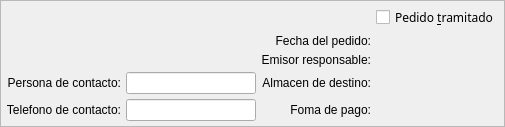
    <widget class="QFrame" name="frame" >
     <property name="sizePolicy" >
      <sizepolicy>
       <hsizetype>5</hsizetype>
       <vsizetype>1</vsizetype>
       <horstretch>0</horstretch>
       <verstretch>0</verstretch>
      </sizepolicy>
     </property>
     <property name="frameShape" >
      <enum>QFrame::StyledPanel</enum>
     </property>
     <property name="frameShadow" >
      <enum>QFrame::Raised</enum>
     </property>
     <layout class="QGridLayout" >
      <property name="margin" >
       <number>5</number>
      </property>
      <property name="spacing" >
       <number>5</number>
      </property>
      <item row="4" column="2" >
       <widget class="QLabel" name="m_lblalmacen_2" >
        <property name="sizePolicy" >
         <sizepolicy>
          <hsizetype>1</hsizetype>
          <vsizetype>5</vsizetype>
          <horstretch>0</horstretch>
          <verstretch>0</verstretch>
         </sizepolicy>
        </property>
        <property name="text" >
         <string>Foma de pago:</string>
        </property>
        <property name="alignment" >
         <set>Qt::AlignRight|Qt::AlignTrailing|Qt::AlignVCenter</set>
        </property>
       </widget>
      </item>
      <item row="3" column="2" >
       <widget class="QLabel" name="m_lblalmacen" >
        <property name="sizePolicy" >
         <sizepolicy>
          <hsizetype>1</hsizetype>
          <vsizetype>5</vsizetype>
          <horstretch>0</horstretch>
          <verstretch>0</verstretch>
         </sizepolicy>
        </property>
        <property name="text" >
         <string>Almacen de destino:</string>
        </property>
        <property name="alignment" >
         <set>Qt::AlignRight|Qt::AlignTrailing|Qt::AlignVCenter</set>
        </property>
       </widget>
      </item>
      <item row="2" column="2" >
       <widget class="QLabel" name="m_lblalmacen_2_2" >
        <property name="sizePolicy" >
         <sizepolicy>
          <hsizetype>1</hsizetype>
          <vsizetype>5</vsizetype>
          <horstretch>0</horstretch>
          <verstretch>0</verstretch>
         </sizepolicy>
        </property>
        <property name="text" >
         <string>Emisor responsable:</string>
        </property>
        <property name="alignment" >
         <set>Qt::AlignRight|Qt::AlignTrailing|Qt::AlignVCenter</set>
        </property>
       </widget>
      </item>
      <item row="1" column="3" >
       <widget class="BusquedaFecha" native="1" name="mui_fechaPedido" >
        <property name="sizePolicy" >
         <sizepolicy>
          <hsizetype>13</hsizetype>
          <vsizetype>0</vsizetype>
          <horstretch>0</horstretch>
          <verstretch>0</verstretch>
         </sizepolicy>
        </property>
        <property name="focusPolicy" >
         <enum>Qt::StrongFocus</enum>
        </property>
       </widget>
      </item>
      <item row="1" column="2" >
       <widget class="QLabel" name="textLabel1_2" >
        <property name="text" >
         <string>Fecha del pedido:</string>
        </property>
        <property name="alignment" >
         <set>Qt::AlignRight|Qt::AlignTrailing|Qt::AlignVCenter</set>
        </property>
       </widget>
      </item>
      <item row="2" column="3" >
       <widget class="BusquedaTrabajador" native="1" name="mui_idtrabajador" >
        <property name="sizePolicy" >
         <sizepolicy>
          <hsizetype>5</hsizetype>
          <vsizetype>0</vsizetype>
          <horstretch>0</horstretch>
          <verstretch>0</verstretch>
         </sizepolicy>
        </property>
        <property name="focusPolicy" >
         <enum>Qt::StrongFocus</enum>
        </property>
       </widget>
      </item>
      <item row="3" column="3" >
       <widget class="BusquedaAlmacen" native="1" name="mui_idalmacen" >
        <property name="sizePolicy" >
         <sizepolicy>
          <hsizetype>13</hsizetype>
          <vsizetype>0</vsizetype>
          <horstretch>0</horstretch>
          <verstretch>0</verstretch>
         </sizepolicy>
        </property>
        <property name="focusPolicy" >
         <enum>Qt::StrongFocus</enum>
        </property>
       </widget>
      </item>
      <item row="4" column="3" >
       <widget class="BusquedaFormaPago" native="1" name="mui_idforma_pago" >
        <property name="sizePolicy" >
         <sizepolicy>
          <hsizetype>5</hsizetype>
          <vsizetype>0</vsizetype>
          <horstretch>0</horstretch>
          <verstretch>0</verstretch>
         </sizepolicy>
        </property>
        <property name="focusPolicy" >
         <enum>Qt::StrongFocus</enum>
        </property>
       </widget>
      </item>
      <item row="3" column="0" >
       <widget class="QLabel" name="label7" >
        <property name="text" >
         <string>Persona de contacto:</string>
        </property>
        <property name="alignment" >
         <set>Qt::AlignRight|Qt::AlignTrailing|Qt::AlignVCenter</set>
        </property>
        <property name="buddy" >
         <cstring>mui_numeroPedido</cstring>
        </property>
       </widget>
      </item>
      <item row="3" column="1" >
       <widget class="QLineEdit" name="mui_contactpedidoproveedor" />
      </item>
      <item row="4" column="0" >
       <widget class="QLabel" name="label8" >
        <property name="text" >
         <string>Telefono de contacto:</string>
        </property>
        <property name="alignment" >
         <set>Qt::AlignRight|Qt::AlignTrailing|Qt::AlignVCenter</set>
        </property>
       </widget>
      </item>
      <item row="4" column="1" >
       <widget class="QLineEdit" name="mui_telpedidoproveedor" />
      </item>
      <item rowspan="3" row="0" column="0" colspan="2" >
       <widget class="BusquedaProveedor" native="1" name="mui_idproveedor" >
        <property name="sizePolicy" >
         <sizepolicy>
          <hsizetype>7</hsizetype>
          <vsizetype>13</vsizetype>
          <horstretch>0</horstretch>
          <verstretch>0</verstretch>
         </sizepolicy>
        </property>
        <property name="minimumSize" >
         <size>
          <width>250</width>
          <height>0</height>
         </size>
        </property>
        <property name="focusPolicy" >
         <enum>Qt::StrongFocus</enum>
        </property>
       </widget>
      </item>
      <item row="0" column="3" >
       <widget class="QCheckBox" name="mui_tramitadoPedido" >
        <property name="font" >
         <font>
          <family>Sans Serif</family>
          <pointsize>9</pointsize>
          <weight>50</weight>
          <italic>false</italic>
          <bold>false</bold>
          <underline>false</underline>
          <strikeout>false</strikeout>
         </font>
        </property>
        <property name="text" >
         <string>Pedido &amp;tramitado</string>
        </property>
       </widget>
      </item>
      <item row="0" column="2" >
       <spacer>
        <property name="orientation" >
         <enum>Qt::Horizontal</enum>
        </property>
        <property name="sizeType" >
         <enum>QSizePolicy::Fixed</enum>
        </property>
        <property name="sizeHint" >
         <size>
          <width>20</width>
          <height>22</height>
         </size>
        </property>
       </spacer>
      </item>
     </layout>
    </widget>
